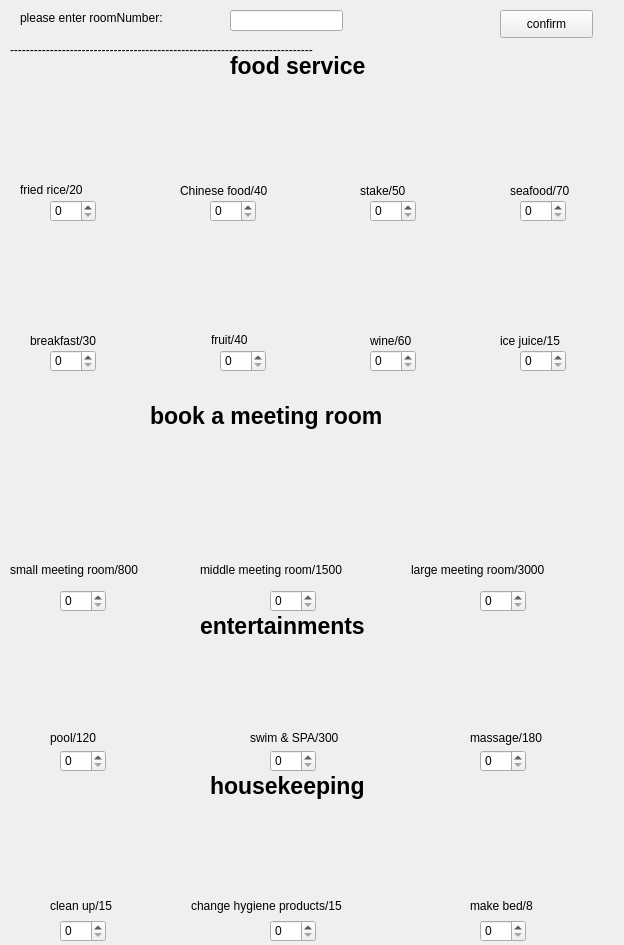
<?xml version="1.0" encoding="UTF-8"?>
<ui version="4.0">
 <class>OtherService</class>
 <widget class="QWidget" name="OtherService">
  <property name="geometry">
   <rect>
    <x>0</x>
    <y>0</y>
    <width>624</width>
    <height>945</height>
   </rect>
  </property>
  <property name="windowTitle">
   <string>Form</string>
  </property>
  <widget class="QLabel" name="label">
   <property name="geometry">
    <rect>
     <x>20</x>
     <y>10</y>
     <width>191</width>
     <height>16</height>
    </rect>
   </property>
   <property name="text">
    <string>please enter roomNumber:</string>
   </property>
  </widget>
  <widget class="QLineEdit" name="roomNumber">
   <property name="geometry">
    <rect>
     <x>230</x>
     <y>10</y>
     <width>113</width>
     <height>21</height>
    </rect>
   </property>
  </widget>
  <widget class="QLabel" name="label_2">
   <property name="geometry">
    <rect>
     <x>230</x>
     <y>50</y>
     <width>191</width>
     <height>31</height>
    </rect>
   </property>
   <property name="baseSize">
    <size>
     <width>0</width>
     <height>0</height>
    </size>
   </property>
   <property name="font">
    <font>
     <pointsize>17</pointsize>
     <weight>75</weight>
     <bold>true</bold>
    </font>
   </property>
   <property name="text">
    <string>food service</string>
   </property>
  </widget>
  <widget class="QLabel" name="label_3">
   <property name="geometry">
    <rect>
     <x>150</x>
     <y>400</y>
     <width>291</width>
     <height>31</height>
    </rect>
   </property>
   <property name="baseSize">
    <size>
     <width>0</width>
     <height>0</height>
    </size>
   </property>
   <property name="font">
    <font>
     <pointsize>17</pointsize>
     <weight>75</weight>
     <bold>true</bold>
    </font>
   </property>
   <property name="text">
    <string>book a meeting room</string>
   </property>
  </widget>
  <widget class="QLabel" name="label_4">
   <property name="geometry">
    <rect>
     <x>210</x>
     <y>770</y>
     <width>191</width>
     <height>31</height>
    </rect>
   </property>
   <property name="baseSize">
    <size>
     <width>0</width>
     <height>0</height>
    </size>
   </property>
   <property name="font">
    <font>
     <pointsize>17</pointsize>
     <weight>75</weight>
     <bold>true</bold>
    </font>
   </property>
   <property name="text">
    <string>housekeeping</string>
   </property>
  </widget>
  <widget class="QLabel" name="label_5">
   <property name="geometry">
    <rect>
     <x>200</x>
     <y>610</y>
     <width>221</width>
     <height>31</height>
    </rect>
   </property>
   <property name="baseSize">
    <size>
     <width>0</width>
     <height>0</height>
    </size>
   </property>
   <property name="font">
    <font>
     <pointsize>17</pointsize>
     <weight>75</weight>
     <bold>true</bold>
    </font>
   </property>
   <property name="text">
    <string>entertainments</string>
   </property>
  </widget>
  <widget class="QLabel" name="label_6">
   <property name="geometry">
    <rect>
     <x>10</x>
     <y>40</y>
     <width>611</width>
     <height>20</height>
    </rect>
   </property>
   <property name="text">
    <string>----------------------------------------------------------------------------</string>
   </property>
  </widget>
  <widget class="QWidget" name="widget" native="true">
   <property name="geometry">
    <rect>
     <x>20</x>
     <y>90</y>
     <width>120</width>
     <height>80</height>
    </rect>
   </property>
   <property name="styleSheet">
    <string notr="true">border-image:url(:/surfaceImg/friedRice.jpg)</string>
   </property>
  </widget>
  <widget class="QWidget" name="widget_2" native="true">
   <property name="geometry">
    <rect>
     <x>180</x>
     <y>90</y>
     <width>120</width>
     <height>80</height>
    </rect>
   </property>
   <property name="styleSheet">
    <string notr="true">border-image:url(:/surfaceImg/normal.jpg)</string>
   </property>
  </widget>
  <widget class="QWidget" name="widget_3" native="true">
   <property name="geometry">
    <rect>
     <x>340</x>
     <y>90</y>
     <width>120</width>
     <height>80</height>
    </rect>
   </property>
   <property name="styleSheet">
    <string notr="true">border-image:url(:/surfaceImg/stake.jpg)</string>
   </property>
  </widget>
  <widget class="QWidget" name="widget_4" native="true">
   <property name="geometry">
    <rect>
     <x>500</x>
     <y>90</y>
     <width>101</width>
     <height>80</height>
    </rect>
   </property>
   <property name="styleSheet">
    <string notr="true">border-image:url(:/surfaceImg/seafood.jpg)</string>
   </property>
  </widget>
  <widget class="QLabel" name="label_7">
   <property name="geometry">
    <rect>
     <x>20</x>
     <y>180</y>
     <width>121</width>
     <height>20</height>
    </rect>
   </property>
   <property name="text">
    <string>fried rice/20</string>
   </property>
  </widget>
  <widget class="QLabel" name="label_8">
   <property name="geometry">
    <rect>
     <x>180</x>
     <y>180</y>
     <width>131</width>
     <height>21</height>
    </rect>
   </property>
   <property name="text">
    <string>Chinese food/40</string>
   </property>
  </widget>
  <widget class="QLabel" name="label_9">
   <property name="geometry">
    <rect>
     <x>360</x>
     <y>180</y>
     <width>72</width>
     <height>21</height>
    </rect>
   </property>
   <property name="text">
    <string>stake/50</string>
   </property>
  </widget>
  <widget class="QLabel" name="label_10">
   <property name="geometry">
    <rect>
     <x>510</x>
     <y>180</y>
     <width>81</width>
     <height>21</height>
    </rect>
   </property>
   <property name="text">
    <string>seafood/70</string>
   </property>
  </widget>
  <widget class="QSpinBox" name="friedRice">
   <property name="geometry">
    <rect>
     <x>50</x>
     <y>200</y>
     <width>46</width>
     <height>22</height>
    </rect>
   </property>
  </widget>
  <widget class="QSpinBox" name="CHineseFood">
   <property name="geometry">
    <rect>
     <x>210</x>
     <y>200</y>
     <width>46</width>
     <height>22</height>
    </rect>
   </property>
  </widget>
  <widget class="QSpinBox" name="stake">
   <property name="geometry">
    <rect>
     <x>370</x>
     <y>200</y>
     <width>46</width>
     <height>22</height>
    </rect>
   </property>
  </widget>
  <widget class="QSpinBox" name="seaFood">
   <property name="geometry">
    <rect>
     <x>520</x>
     <y>200</y>
     <width>46</width>
     <height>22</height>
    </rect>
   </property>
  </widget>
  <widget class="QWidget" name="widget_5" native="true">
   <property name="geometry">
    <rect>
     <x>20</x>
     <y>240</y>
     <width>120</width>
     <height>80</height>
    </rect>
   </property>
   <property name="styleSheet">
    <string notr="true">border-image:url(:/surfaceImg/breakfast.jpg)</string>
   </property>
  </widget>
  <widget class="QWidget" name="widget_6" native="true">
   <property name="geometry">
    <rect>
     <x>180</x>
     <y>240</y>
     <width>120</width>
     <height>80</height>
    </rect>
   </property>
   <property name="styleSheet">
    <string notr="true">border-image:url(:/surfaceImg/fruit.jpeg)</string>
   </property>
  </widget>
  <widget class="QWidget" name="widget_7" native="true">
   <property name="geometry">
    <rect>
     <x>500</x>
     <y>240</y>
     <width>101</width>
     <height>80</height>
    </rect>
   </property>
   <property name="styleSheet">
    <string notr="true">border-image:url(:/surfaceImg/iceJuice.jpg)</string>
   </property>
  </widget>
  <widget class="QWidget" name="widget_8" native="true">
   <property name="geometry">
    <rect>
     <x>340</x>
     <y>240</y>
     <width>120</width>
     <height>80</height>
    </rect>
   </property>
   <property name="styleSheet">
    <string notr="true">border-image:url(:/surfaceImg/rum.jpg)</string>
   </property>
  </widget>
  <widget class="QSpinBox" name="breakfast">
   <property name="geometry">
    <rect>
     <x>50</x>
     <y>350</y>
     <width>46</width>
     <height>22</height>
    </rect>
   </property>
  </widget>
  <widget class="QSpinBox" name="fruit">
   <property name="geometry">
    <rect>
     <x>220</x>
     <y>350</y>
     <width>46</width>
     <height>22</height>
    </rect>
   </property>
  </widget>
  <widget class="QSpinBox" name="rum">
   <property name="geometry">
    <rect>
     <x>370</x>
     <y>350</y>
     <width>46</width>
     <height>22</height>
    </rect>
   </property>
  </widget>
  <widget class="QSpinBox" name="juice">
   <property name="geometry">
    <rect>
     <x>520</x>
     <y>350</y>
     <width>46</width>
     <height>22</height>
    </rect>
   </property>
  </widget>
  <widget class="QLabel" name="label_11">
   <property name="geometry">
    <rect>
     <x>30</x>
     <y>330</y>
     <width>101</width>
     <height>21</height>
    </rect>
   </property>
   <property name="text">
    <string>breakfast/30</string>
   </property>
  </widget>
  <widget class="QLabel" name="label_12">
   <property name="geometry">
    <rect>
     <x>211</x>
     <y>330</y>
     <width>81</width>
     <height>20</height>
    </rect>
   </property>
   <property name="text">
    <string>fruit/40</string>
   </property>
  </widget>
  <widget class="QLabel" name="label_13">
   <property name="geometry">
    <rect>
     <x>370</x>
     <y>330</y>
     <width>72</width>
     <height>21</height>
    </rect>
   </property>
   <property name="text">
    <string>wine/60</string>
   </property>
  </widget>
  <widget class="QLabel" name="label_14">
   <property name="geometry">
    <rect>
     <x>500</x>
     <y>330</y>
     <width>101</width>
     <height>21</height>
    </rect>
   </property>
   <property name="text">
    <string>ice juice/15</string>
   </property>
  </widget>
  <widget class="QWidget" name="widget_9" native="true">
   <property name="geometry">
    <rect>
     <x>20</x>
     <y>440</y>
     <width>141</width>
     <height>111</height>
    </rect>
   </property>
   <property name="styleSheet">
    <string notr="true">border-image:url(:/surfaceImg/smallMr.jpg)</string>
   </property>
  </widget>
  <widget class="QWidget" name="widget_10" native="true">
   <property name="geometry">
    <rect>
     <x>220</x>
     <y>440</y>
     <width>161</width>
     <height>111</height>
    </rect>
   </property>
   <property name="styleSheet">
    <string notr="true">border-image:url(:/surfaceImg/midMr.jpeg)</string>
   </property>
  </widget>
  <widget class="QWidget" name="widget_11" native="true">
   <property name="geometry">
    <rect>
     <x>430</x>
     <y>440</y>
     <width>151</width>
     <height>111</height>
    </rect>
   </property>
   <property name="styleSheet">
    <string notr="true">border-image:url(:/surfaceImg/largeMr.jpeg)</string>
   </property>
  </widget>
  <widget class="QLabel" name="label_15">
   <property name="geometry">
    <rect>
     <x>10</x>
     <y>560</y>
     <width>181</width>
     <height>20</height>
    </rect>
   </property>
   <property name="text">
    <string>small meeting room/800</string>
   </property>
  </widget>
  <widget class="QLabel" name="label_16">
   <property name="geometry">
    <rect>
     <x>200</x>
     <y>560</y>
     <width>191</width>
     <height>20</height>
    </rect>
   </property>
   <property name="text">
    <string>middle meeting room/1500</string>
   </property>
  </widget>
  <widget class="QLabel" name="label_17">
   <property name="geometry">
    <rect>
     <x>411</x>
     <y>560</y>
     <width>191</width>
     <height>20</height>
    </rect>
   </property>
   <property name="text">
    <string>large meeting room/3000</string>
   </property>
  </widget>
  <widget class="QSpinBox" name="smallMr">
   <property name="geometry">
    <rect>
     <x>60</x>
     <y>590</y>
     <width>46</width>
     <height>22</height>
    </rect>
   </property>
  </widget>
  <widget class="QSpinBox" name="middleMr">
   <property name="geometry">
    <rect>
     <x>270</x>
     <y>590</y>
     <width>46</width>
     <height>22</height>
    </rect>
   </property>
  </widget>
  <widget class="QSpinBox" name="largeMid">
   <property name="geometry">
    <rect>
     <x>480</x>
     <y>590</y>
     <width>46</width>
     <height>22</height>
    </rect>
   </property>
  </widget>
  <widget class="QWidget" name="widget_12" native="true">
   <property name="geometry">
    <rect>
     <x>40</x>
     <y>640</y>
     <width>120</width>
     <height>80</height>
    </rect>
   </property>
   <property name="styleSheet">
    <string notr="true">border-image:url(:/surfaceImg/pool.jpeg)</string>
   </property>
  </widget>
  <widget class="QWidget" name="widget_13" native="true">
   <property name="geometry">
    <rect>
     <x>250</x>
     <y>640</y>
     <width>120</width>
     <height>80</height>
    </rect>
   </property>
   <property name="styleSheet">
    <string notr="true">border-image:url(:/surfaceImg/spa.jpg)</string>
   </property>
  </widget>
  <widget class="QWidget" name="widget_14" native="true">
   <property name="geometry">
    <rect>
     <x>460</x>
     <y>640</y>
     <width>120</width>
     <height>80</height>
    </rect>
   </property>
   <property name="styleSheet">
    <string notr="true">border-image:url(:/surfaceImg/massage.jpeg)</string>
   </property>
  </widget>
  <widget class="QLabel" name="label_18">
   <property name="geometry">
    <rect>
     <x>50</x>
     <y>730</y>
     <width>72</width>
     <height>15</height>
    </rect>
   </property>
   <property name="text">
    <string>pool/120</string>
   </property>
  </widget>
  <widget class="QLabel" name="label_19">
   <property name="geometry">
    <rect>
     <x>250</x>
     <y>730</y>
     <width>131</width>
     <height>16</height>
    </rect>
   </property>
   <property name="text">
    <string>swim &amp; SPA/300</string>
   </property>
  </widget>
  <widget class="QLabel" name="label_20">
   <property name="geometry">
    <rect>
     <x>470</x>
     <y>730</y>
     <width>101</width>
     <height>16</height>
    </rect>
   </property>
   <property name="text">
    <string>massage/180</string>
   </property>
  </widget>
  <widget class="QSpinBox" name="pool">
   <property name="geometry">
    <rect>
     <x>60</x>
     <y>750</y>
     <width>46</width>
     <height>22</height>
    </rect>
   </property>
  </widget>
  <widget class="QSpinBox" name="swim">
   <property name="geometry">
    <rect>
     <x>270</x>
     <y>750</y>
     <width>46</width>
     <height>22</height>
    </rect>
   </property>
  </widget>
  <widget class="QSpinBox" name="massage">
   <property name="geometry">
    <rect>
     <x>480</x>
     <y>750</y>
     <width>46</width>
     <height>22</height>
    </rect>
   </property>
  </widget>
  <widget class="QWidget" name="widget_15" native="true">
   <property name="geometry">
    <rect>
     <x>30</x>
     <y>800</y>
     <width>141</width>
     <height>91</height>
    </rect>
   </property>
   <property name="styleSheet">
    <string notr="true">border-image:url(:/new/prefix1/cleanup.png)</string>
   </property>
  </widget>
  <widget class="QWidget" name="widget_16" native="true">
   <property name="geometry">
    <rect>
     <x>229</x>
     <y>799</y>
     <width>151</width>
     <height>91</height>
    </rect>
   </property>
   <property name="styleSheet">
    <string notr="true">border-image:url(:/new/prefix1/hygiene.jpeg)</string>
   </property>
  </widget>
  <widget class="QWidget" name="widget_17" native="true">
   <property name="geometry">
    <rect>
     <x>439</x>
     <y>800</y>
     <width>141</width>
     <height>91</height>
    </rect>
   </property>
   <property name="styleSheet">
    <string notr="true">border-image:url(:/new/prefix1/makebed.jpeg)</string>
   </property>
  </widget>
  <widget class="QLabel" name="label_21">
   <property name="geometry">
    <rect>
     <x>50</x>
     <y>890</y>
     <width>101</width>
     <height>31</height>
    </rect>
   </property>
   <property name="text">
    <string>clean up/15</string>
   </property>
  </widget>
  <widget class="QSpinBox" name="cleanUp">
   <property name="geometry">
    <rect>
     <x>60</x>
     <y>920</y>
     <width>46</width>
     <height>22</height>
    </rect>
   </property>
  </widget>
  <widget class="QLabel" name="label_22">
   <property name="geometry">
    <rect>
     <x>191</x>
     <y>890</y>
     <width>221</width>
     <height>31</height>
    </rect>
   </property>
   <property name="text">
    <string>change hygiene products/15</string>
   </property>
  </widget>
  <widget class="QSpinBox" name="hygiene">
   <property name="geometry">
    <rect>
     <x>270</x>
     <y>920</y>
     <width>46</width>
     <height>22</height>
    </rect>
   </property>
  </widget>
  <widget class="QLabel" name="label_23">
   <property name="geometry">
    <rect>
     <x>470</x>
     <y>890</y>
     <width>101</width>
     <height>31</height>
    </rect>
   </property>
   <property name="text">
    <string>make bed/8</string>
   </property>
  </widget>
  <widget class="QSpinBox" name="makeBed">
   <property name="geometry">
    <rect>
     <x>480</x>
     <y>920</y>
     <width>46</width>
     <height>22</height>
    </rect>
   </property>
  </widget>
  <widget class="QPushButton" name="pushButton">
   <property name="geometry">
    <rect>
     <x>500</x>
     <y>10</y>
     <width>93</width>
     <height>28</height>
    </rect>
   </property>
   <property name="text">
    <string>confirm</string>
   </property>
  </widget>
 </widget>
 <resources/>
 <connections/>
</ui>
